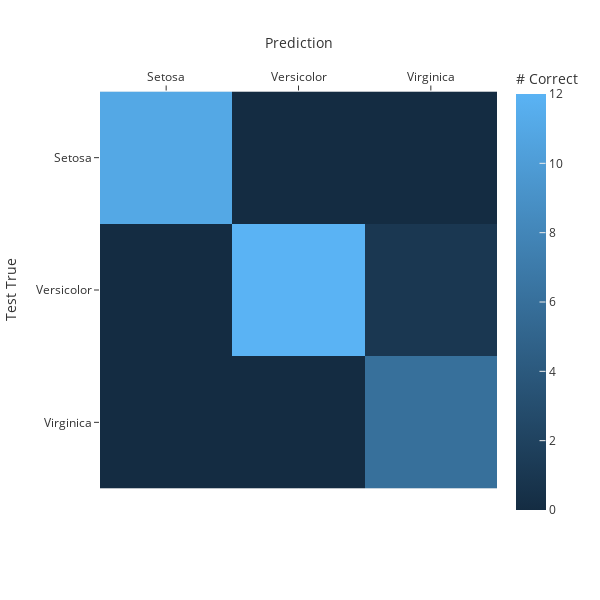

Source (notebook cell):
### Code cell
fig = px.imshow(conf_mtx,
                labels=dict(x='Prediction',
                            y='Test True',
                            color='# Correct'),
                x=['Setosa',
                   'Versicolor',
                   'Virginica'],
                y=['Setosa',
                   'Versicolor',
                   'Virginica'],
                template='ggplot2')

fig.update_xaxes(side="top")

fig.update_layout(autosize=False,
                  width=600,
                  height=600)

fig.show()

### Figure 1 — Plotly figure (JSON) as saved in the notebook; plotly's stock layout.template omitted (floating-point values rounded to 4 significant figures)
{"data": [{"coloraxis": "coloraxis", "hovertemplate": "Prediction: %{x}<br>Test True: %{y}<br># Correct: %{z}<extra></extra>", "name": "0", "type": "heatmap", "x": ["Setosa", "Versicolor", "Virginica"], "xaxis": "x", "y": ["Setosa", "Versicolor", "Virginica"], "yaxis": "y", "z": [[11, 0, 0], [0, 12, 1], [0, 0, 6]]}], "layout": {"autosize": false, "coloraxis": {"colorbar": {"title": {"text": "# Correct"}}, "colorscale": [[0, "rgb(20,44,66)"], [1, "rgb(90,179,244)"]]}, "height": 600, "margin": {"t": 60}, "width": 600, "xaxis": {"anchor": "y", "constrain": "domain", "domain": [0, 1], "scaleanchor": "y", "side": "top", "title": {"text": "Prediction"}}, "yaxis": {"anchor": "x", "autorange": "reversed", "constrain": "domain", "domain": [0, 1], "title": {"text": "Test True"}}}}
